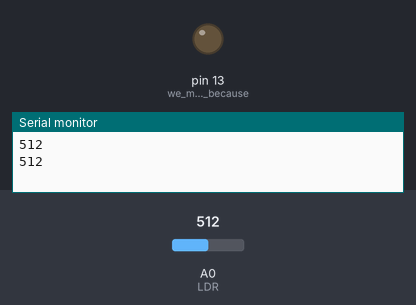
Bench run of a sketch on a simulated Arduino Uno, built with avr-gcc and run on an emulated ATmega328P. On the bench: output pins drawn as LEDs (lit = HIGH), the last lines printed to the serial monitor. The test bench sets the inputs (shaded band); at power-on: A0 (LDR) = 512.

Above: at 3.8 s.
3.9 s: A0 (LDR) set to 490
At 9.9 s:
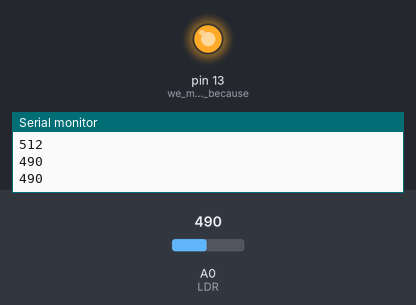
10.5 s: A0 (LDR) set to 511
At 15.6 s:
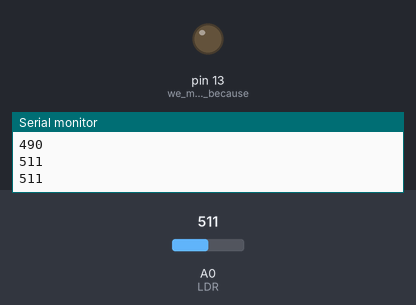
16.5 s: A0 (LDR) set to 306
At 21.4 s:
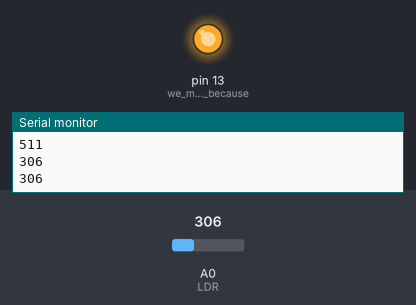
Timing chart, 0 to 22.9 s (numbered marks = the images above; inputs shaded):
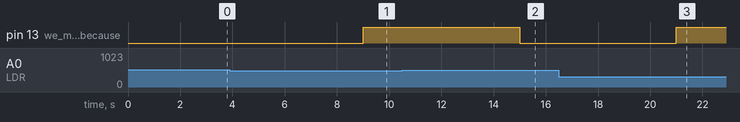

The sketch:

LIGHT_SENSOR2.ino
```cpp
int LDR = 0;     //analog pin to which LDR is connected, here we set it to 0 so it means A0
int LDRValue = 0;      //that’s a variable to store LDR values
int light_sensitivity = 500;    //This is the approx value of light surrounding your LDR

void setup()
  {
    Serial.begin(9600);          //start the serial monitor with 9600 buad
    pinMode(13, OUTPUT);     //we mostly use 13 because there is already a built in yellow LED in arduino which shows output when 13 pin is enabled
  }

void loop()
  {
    LDRValue = analogRead(LDR);      //reads the ldr’s value through LDR
    Serial.println(LDRValue);       //prints the LDR values to serial monitor
    delay(3000);        //This is the speed by which LDR sends value to arduino

    if (LDRValue < light_sensitivity)
      {
        digitalWrite(13, HIGH);
      }
    else
      {
        digitalWrite(13, LOW);
      }
  }
```

Measured:
- the behaviour switches between 500 and 499 on A0 (LDR) (found by bisection; images 0 and 1)
- after the input at 3.9 s, pin 13 (we_mostly_use_13_because): LOW → HIGH after 5.1 s
- after the input at 10.5 s, pin 13 (we_mostly_use_13_because): HIGH → LOW after 4.5 s
- after the input at 16.5 s, pin 13 (we_mostly_use_13_because): LOW → HIGH after 4.5 s
